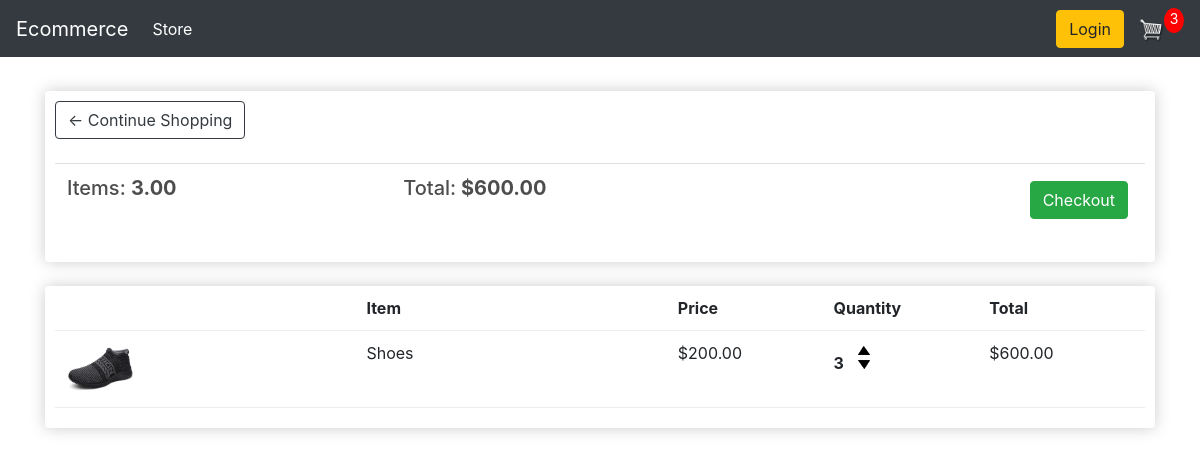
The app's page /cart/ (signed in) with its own data.
### store/models.py (models this page shows, shortened)
class Order(models.Model):
	customer = models.ForeignKey(Customer, on_delete=models.SET_NULL, null=True, blank=True)
	date_ordered = models.DateTimeField(auto_now_add=True)
	complete = models.BooleanField(default=False)
	transaction_id = models.CharField(max_length=100, null=True)
	@property
	def get_cart_total(self):
		orderitems = self.orderitem_set.all()
		total = sum([item.get_total for item in orderitems])
		return total
	@property
	def get_cart_items(self):
		orderitems = self.orderitem_set.all()
		total = sum([item.quantity for item in orderitems])
		return total

class OrderItem(models.Model):
	product = models.ForeignKey(Product, on_delete=models.SET_NULL, null=True)
	order = models.ForeignKey(Order, on_delete=models.SET_NULL, null=True)
	quantity = models.IntegerField(default=0, null=True, blank=True)
	date_added = models.DateTimeField(auto_now_add=True)
	@property
	def get_total(self):
		total = self.product.price * self.quantity
		return total

class Product(models.Model):
	name = models.CharField(max_length=200)
	price = models.FloatField()
	digital = models.BooleanField(default=False,null=True, blank=True)
	image = models.ImageField(null=True, blank=True)
	@property
	def imageURL(self):
		try:
			url = self.image.url
		except:
			url = ''
		return url

### store/views.py (the view)
# urls.py: path('cart/', views.cart, name="cart"),
def cart(request):
     data = cartData(request)
     cartItems = data['cartItems']
     order = data['order']
     items = data['items']
     context = {'items':items, 'order':order, 'cartItems':cartItems}
     return render(request, 'store/cart.html', context)

### store/utils.py (called while the page is built)
def cartData(request):
	if request.user.is_authenticated:
		customer = request.user.customer
		order, created = Order.objects.get_or_create(customer=customer, complete=False)
		items = order.orderitem_set.all()
		cartItems = order.get_cart_items
	else:
		cookieData = cookieCart(request)
		cartItems = cookieData['cartItems']
		order = cookieData['order']
		items = cookieData['items']
	return {'cartItems':cartItems ,'order':order, 'items':items}

### store/templates/store/cart.html
{% extends 'store/main.html' %}
{% load static %}
{% block content %}
	<div class="row">
		<div class="col-lg-12">
			<div class="box-element">
				<a  class="btn btn-outline-dark" href="{% url 'store' %}">&#x2190; Continue Shopping</a>
				<br>
				<br>
				<table class="table">
					<tr>
						<th><h5>Items: <strong>{{order.get_cart_items|floatformat:2}}</strong></h5></th>
						<th><h5>Total:<strong> ${{order.get_cart_total|floatformat:2}}</strong></h5></th>
						<th>
							<a  style="float:right; margin:5px;" class="btn btn-success" href="{% url 'checkout' %}">Checkout</a>
						</th>
					</tr>
				</table>
			</div>
			<br>
			<div class="box-element">
				<div class="cart-row">
					<div style="flex:2"></div>
					<div style="flex:2"><strong>Item</strong></div>
					<div style="flex:1"><strong>Price</strong></div>
					<div style="flex:1"><strong>Quantity</strong></div>
					<div style="flex:1"><strong>Total</strong></div>
				</div>
				{% for item in items %}
					<div class="cart-row">
						<div style="flex:2"><img class="row-image" src="{{item.product.imageURL}}"></div>
						<div style="flex:2"><p>{{item.product.name}}</p></div>
						<div style="flex:1"><p>${{item.product.price|floatformat:2}}</p></div>
						<div style="flex:1">
							<p class="quantity">{{item.quantity}}</p>
							<div class="quantity">
								<img data-product="{{item.product.id}}" data-action="add" class="chg-quantity update-cart" src="{% static  'images/arrow-up.png' %}">
								<img data-product="{{item.product.id}}" data-action="remove" class="chg-quantity update-cart" src="{% static  'images/arrow-down.png' %}">
							</div>
						</div>
						<div style="flex:1"><p>${{item.get_total|floatformat:2}}</p></div>
					</div>
				{% endfor %}
			</div>
		</div>
	</div>
{% endblock content %}

### static/css/main1.css (style rules this page uses)
body { background-color: hsl(0, 0%, 98%); }
h1,h2,h3,h4,h5,h6 { color:hsl(0, 0%, 30%); }
.box-element { box-shadow:hsl(0, 0%, 80%) 0 0 16px; background-color: #fff; border-radius: 4px; padding: 10px; }
.col-lg-4, .col-lg-6, .col-lg-8, .col-lg-12 { margin-top: 10px; }
.btn { border-radius: 0; }
.row-image { width: 100px; }
.cart-row { display: flex; align-items: flex-stretch; padding-bottom: 10px; margin-bottom: 10px; border-bottom: 1px solid #ececec; }
.quantity { display: inline-block; font-weight: 700; padding-right:10px; }
.chg-quantity { width: 12px; cursor: pointer; display: block; margin-top: 5px; transition:.1s; }

### records on screen
Order: get_cart_items "3.00", get_cart_total "600.00"
OrderItem: product.imageURL (picture), product.name "Shoes", product.price "200.00", quantity "3", get_total "600.00"

### other values on screen
{{ cartItems }} "3"
